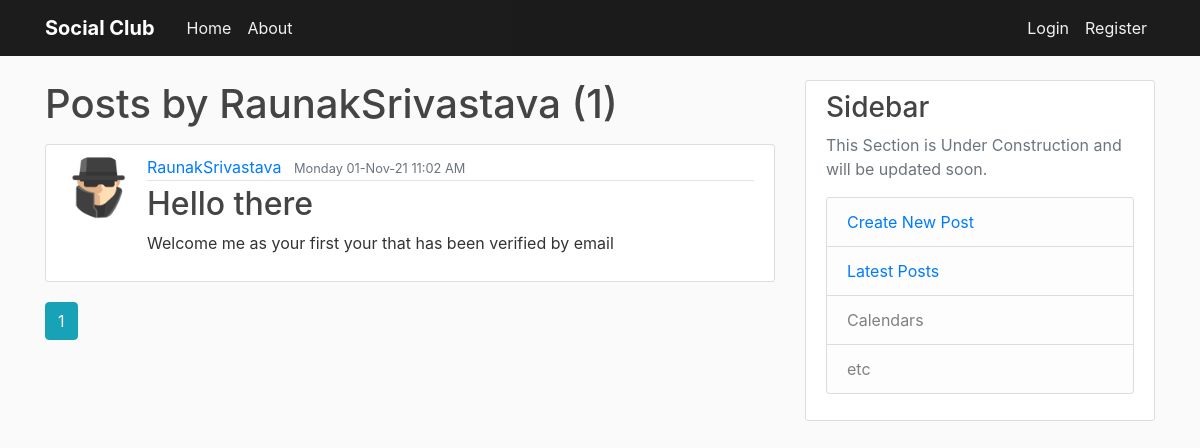
Page /user/RaunakSrivastava on the committed database.
### flaskblog/models.py (models this page shows, shortened)
class User(db.Model,UserMixin):
    id = db.Column(db.Integer, primary_key=True)
    username = db.Column(db.String(20), unique=True, nullable=False)
    email = db.Column(db.String(120), unique=True, nullable=False)
    image_file = db.Column(db.String(20), nullable=False,
                           default='default.jpg')
    password = db.Column(db.String(60), nullable=False)
    date_of_join = db.Column(db.DateTime,default=datetime.utcnow())
    posts = db.relationship('Post', backref='author', lazy=True)

class Post(db.Model):
    id = db.Column(db.Integer, primary_key=True)
    title = db.Column(db.String(100), nullable=False)
    date_posted = db.Column(db.DateTime, nullable=False,
                            default=datetime.utcnow)
    content = db.Column(db.Text, nullable=False)
    user_id = db.Column(db.Integer, db.ForeignKey('user.id'), nullable=False)
    post_edited = db.Column(db.Boolean,unique=False, default=False)

### flaskblog/users/routes.py (the view)
@users.route("/user/<string:username>")
def user_posts(username):
    page = request.args.get('page',1,type=int)
    user =User.query.filter_by(username=username).first_or_404()
    posts = Post.query.filter_by(author=user).order_by(Post.date_posted.desc())\
        .paginate(page = page ,per_page=5)
    return render_template('user_post.html', posts=posts,timezone=timezone,user=user)

### flaskblog/templates/user_post.html
{% extends "layout.html" %}
{% block content %}
<h1 class="mb-3">Posts by {{user.username}} ({{posts.total}})</h1>
{% for post in posts.items%}
<article class="media content-section">
    <image class ="rounded-circle article-img" src ="{{url_for('static',filename='profile_pics/'+post.author.image_file)}}"></image>
    <div class="media-body">
        <div class="article-metadata">
            <a class="mr-2" href="{{url_for('users.user_posts',username=post.author.username)}}">{{ post.author.username }}</a>
            <small class="text-muted">{{ post.date_posted.replace(tzinfo=timezone.utc).astimezone(tz=None).strftime('%A %d-%b-%y %I:%M %p') }}</small>
        </div>
        <h2><a class="article-title" href="{{url_for('posts.post',post_id=post.id)}}">{{ post.title }}</a></h2>
        <p class="article-content">{{ post.content }}</p>
    </div>
</article>
{% endfor %}
{% for page_num in posts.iter_pages(left_edge=1, right_edge=1, left_current=1, right_current=2) %}
  {% if page_num %}
    {% if posts.page == page_num %}
      <a class="btn btn-info mb-4" href="{{ url_for('users.user_posts',username=user.username, page=page_num) }}">{{ page_num }}</a>
    {% else %}
      <a class="btn btn-outline-info mb-4" href="{{ url_for('users.user_posts',username=user.username, page=page_num) }}">{{ page_num }}</a>
    {% endif %}
  {% else %}
    ...
  {% endif %}
{% endfor %}
{% endblock content %}

### flaskblog/static/main.css (style rules this page uses)
body { background: #fafafa; color: #333333; margin-top: 5rem; }
h1, h2, h3, h4, h5, h6 { color: #444444; }
.content-section { background: #ffffff; padding: 10px 20px; border: 1px solid #dddddd; border-radius: 3px; margin-bottom: 20px; }
.article-title { color: #444444; }
.article-content { white-space: pre-line; }
.article-img { height: 65px; width: 65px; margin-right: 16px; }
.article-metadata { padding-bottom: 1px; margin-bottom: 4px; border-bottom: 1px solid #e3e3e3 }

### rows in the picture
User: username "RaunakSrivastava"
Post: image_file (placeholder picture), author.username "RaunakSrivastava", date_posted.replace "Monday 01-Nov-21 11:02 AM", title "Hello there", content "Welcome me as your first your that has been verified by email"

### other values in the picture
{{ posts.total }} "1"
{{ page_num }} "1"
